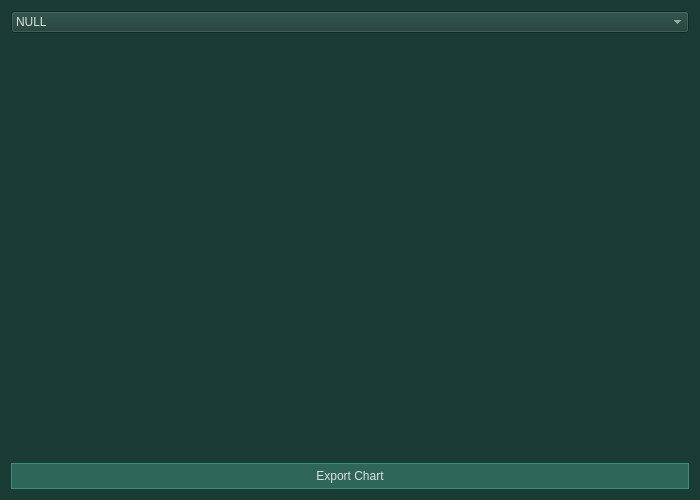
<?xml version="1.0" encoding="UTF-8"?>
<ui version="4.0">
 <class>statistics</class>
 <widget class="QDialog" name="statistics">
  <property name="geometry">
   <rect>
    <x>0</x>
    <y>0</y>
    <width>700</width>
    <height>500</height>
   </rect>
  </property>
  <property name="windowTitle">
   <string>Competition Statistics</string>
  </property>
  <property name="styleSheet">
   <string>background-color: #1A3C34; color: #E0E0E0;</string>
  </property>
  <layout class="QVBoxLayout" name="verticalLayout">
   <item>
    <widget class="QComboBox" name="comboBox">
     <item>
      <property name="text">
       <string>NULL</string>
      </property>
     </item>
     <item>
      <property name="text">
       <string>League</string>
      </property>
     </item>
     <item>
      <property name="text">
       <string>Tournement</string>
      </property>
     </item>
    </widget>
   </item>
   <item>
    <widget class="QLabel" name="dateTimeLabel">
     <property name="styleSheet">
      <string>color: #E0E0E0; padding: 5px;</string>
     </property>
     <property name="alignment">
      <set>Qt::AlignmentFlag::AlignRight|Qt::AlignmentFlag::AlignTop|Qt::AlignmentFlag::AlignTrailing</set>
     </property>
    </widget>
   </item>
   <item>
    <widget class="QChartView" name="chartWidget" native="true"/>
   </item>
   <item>
    <widget class="QPushButton" name="exportButton">
     <property name="styleSheet">
      <string>background-color: #2E6659; color: #E0E0E0; border: 1px solid #3D8B7A; padding: 5px;</string>
     </property>
     <property name="text">
      <string>Export Chart</string>
     </property>
    </widget>
   </item>
  </layout>
 </widget>
 <customwidgets>
  <customwidget>
   <class>QChartView</class>
   <extends>QWidget</extends>
   <header>qchartview.h</header>
  </customwidget>
 </customwidgets>
 <resources/>
 <connections/>
</ui>
